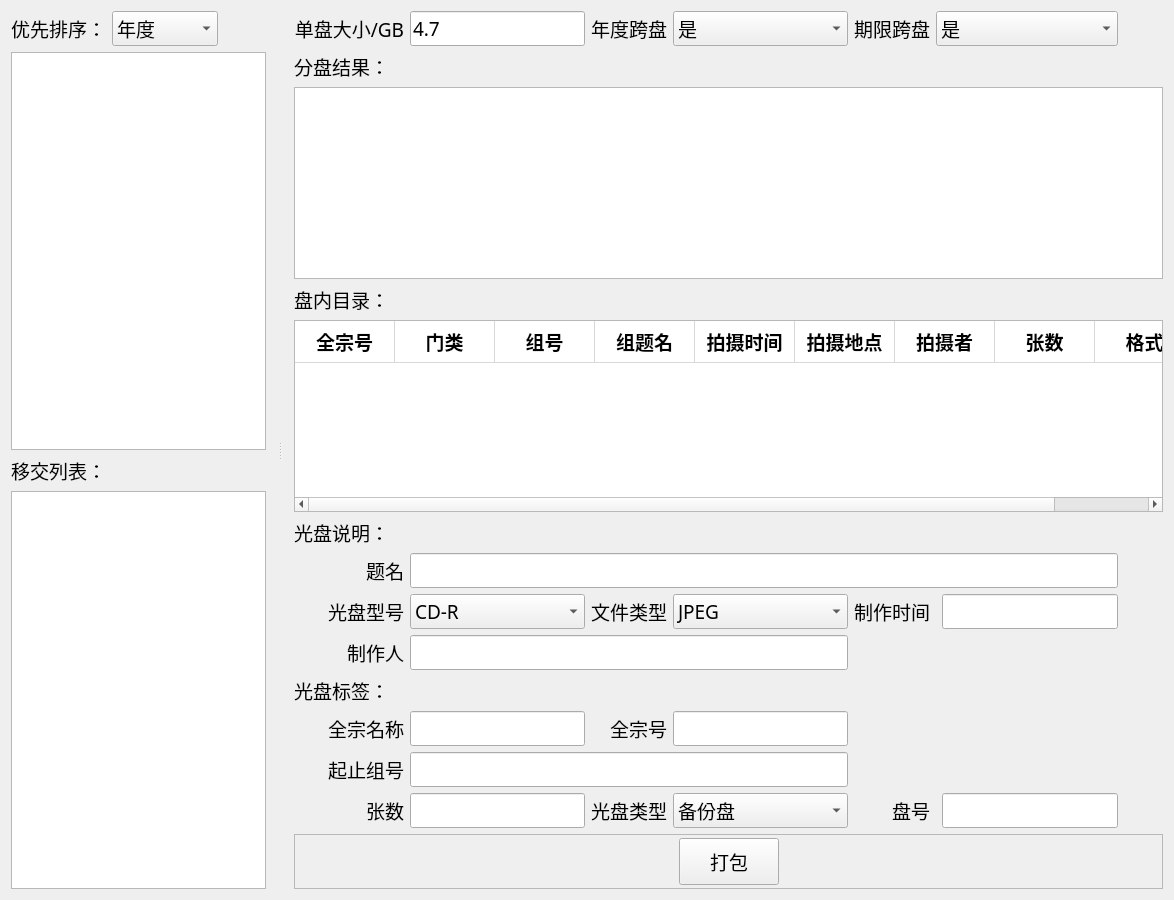
      <widget class="QWidget" name="arch_transfer_tab">
       <property name="font">
        <font>
         <family>新宋体</family>
         <pointsize>14</pointsize>
        </font>
       </property>
       <attribute name="icon">
        <iconset>
         <normaloff>icon/arch_transfer.png</normaloff>icon/arch_transfer.png</iconset>
       </attribute>
       <attribute name="title">
        <string>档案移交</string>
       </attribute>
       <layout class="QGridLayout" name="gridLayout_23">
        <item row="0" column="0">
         <widget class="QSplitter" name="splitter_5">
          <property name="orientation">
           <enum>Qt::Horizontal</enum>
          </property>
          <widget class="QWidget" name="widget_9" native="true">
           <property name="maximumSize">
            <size>
             <width>500</width>
             <height>16777215</height>
            </size>
           </property>
           <property name="font">
            <font>
             <family>新宋体</family>
             <pointsize>14</pointsize>
            </font>
           </property>
           <layout class="QGridLayout" name="gridLayout_2">
            <property name="rightMargin">
             <number>12</number>
            </property>
            <item row="0" column="0">
             <widget class="QLabel" name="label_68">
              <property name="font">
               <font>
                <family>新宋体</family>
                <pointsize>14</pointsize>
               </font>
              </property>
              <property name="text">
               <string>优先排序：</string>
              </property>
              <property name="alignment">
               <set>Qt::AlignRight|Qt::AlignTrailing|Qt::AlignVCenter</set>
              </property>
             </widget>
            </item>
            <item row="0" column="1">
             <widget class="QComboBox" name="order_combobox_transfer">
              <property name="sizePolicy">
               <sizepolicy hsizetype="Preferred" vsizetype="Fixed">
                <horstretch>0</horstretch>
                <verstretch>0</verstretch>
               </sizepolicy>
              </property>
              <property name="font">
               <font>
                <family>新宋体</family>
                <pointsize>14</pointsize>
               </font>
              </property>
              <item>
               <property name="text">
                <string>年度</string>
               </property>
              </item>
              <item>
               <property name="text">
                <string>保管期限</string>
               </property>
              </item>
             </widget>
            </item>
            <item row="0" column="2">
             <spacer name="horizontalSpacer_17">
              <property name="orientation">
               <enum>Qt::Horizontal</enum>
              </property>
              <property name="sizeHint" stdset="0">
               <size>
                <width>40</width>
                <height>20</height>
               </size>
              </property>
             </spacer>
            </item>
            <item row="1" column="0" colspan="3">
             <widget class="QTreeView" name="arch_tree_view_transfer">
              <property name="toolTip">
               <string>&lt;html&gt;&lt;head/&gt;&lt;body&gt;&lt;p&gt;&lt;span style=&quot; font-size:10pt;&quot;&gt;双击选择档案&lt;/span&gt;&lt;/p&gt;&lt;/body&gt;&lt;/html&gt;</string>
              </property>
              <property name="editTriggers">
               <set>QAbstractItemView::NoEditTriggers</set>
              </property>
             </widget>
            </item>
            <item row="2" column="0" colspan="2">
             <widget class="QLabel" name="label_70">
              <property name="font">
               <font>
                <family>新宋体</family>
                <pointsize>14</pointsize>
               </font>
              </property>
              <property name="text">
               <string>移交列表：</string>
              </property>
             </widget>
            </item>
            <item row="3" column="0" colspan="3">
             <widget class="QListWidget" name="selected_arch_list_widget">
              <property name="sizePolicy">
               <sizepolicy hsizetype="Expanding" vsizetype="Expanding">
                <horstretch>0</horstretch>
                <verstretch>0</verstretch>
               </sizepolicy>
              </property>
              <property name="font">
               <font>
                <family>新宋体</family>
                <pointsize>14</pointsize>
               </font>
              </property>
              <property name="toolTip">
               <string>&lt;html&gt;&lt;head/&gt;&lt;body&gt;&lt;p&gt;&lt;span style=&quot; font-size:10pt;&quot;&gt;双击移除档案&lt;/span&gt;&lt;/p&gt;&lt;/body&gt;&lt;/html&gt;</string>
              </property>
              <property name="editTriggers">
               <set>QAbstractItemView::NoEditTriggers</set>
              </property>
              <property name="dragEnabled">
               <bool>false</bool>
              </property>
             </widget>
            </item>
           </layout>
          </widget>
          <widget class="QWidget" name="widget_10" native="true">
           <property name="minimumSize">
            <size>
             <width>0</width>
             <height>0</height>
            </size>
           </property>
           <property name="font">
            <font>
             <family>新宋体</family>
             <pointsize>14</pointsize>
            </font>
           </property>
           <layout class="QGridLayout" name="gridLayout_25">
            <property name="leftMargin">
             <number>12</number>
            </property>
            <item row="6" column="0">
             <widget class="QLabel" name="label_86">
              <property name="font">
               <font>
                <family>新宋体</family>
                <pointsize>14</pointsize>
               </font>
              </property>
              <property name="text">
               <string>题名</string>
              </property>
              <property name="alignment">
               <set>Qt::AlignRight|Qt::AlignTrailing|Qt::AlignVCenter</set>
              </property>
             </widget>
            </item>
            <item row="1" column="0">
             <widget class="QLabel" name="label_77">
              <property name="font">
               <font>
                <family>新宋体</family>
                <pointsize>14</pointsize>
               </font>
              </property>
              <property name="text">
               <string>分盘结果：</string>
              </property>
              <property name="alignment">
               <set>Qt::AlignLeading|Qt::AlignLeft|Qt::AlignVCenter</set>
              </property>
             </widget>
            </item>
            <item row="7" column="0">
             <widget class="QLabel" name="label_82">
              <property name="font">
               <font>
                <family>新宋体</family>
                <pointsize>14</pointsize>
               </font>
              </property>
              <property name="text">
               <string>光盘型号</string>
              </property>
              <property name="alignment">
               <set>Qt::AlignRight|Qt::AlignTrailing|Qt::AlignVCenter</set>
              </property>
             </widget>
            </item>
            <item row="11" column="0">
             <widget class="QLabel" name="label_87">
              <property name="font">
               <font>
                <family>新宋体</family>
                <pointsize>14</pointsize>
               </font>
              </property>
              <property name="text">
               <string>全宗名称</string>
              </property>
              <property name="alignment">
               <set>Qt::AlignRight|Qt::AlignTrailing|Qt::AlignVCenter</set>
              </property>
             </widget>
            </item>
            <item row="0" column="2">
             <widget class="QLabel" name="label_73">
              <property name="font">
               <font>
                <family>新宋体</family>
                <pointsize>14</pointsize>
               </font>
              </property>
              <property name="text">
               <string>年度跨盘</string>
              </property>
              <property name="alignment">
               <set>Qt::AlignRight|Qt::AlignTrailing|Qt::AlignVCenter</set>
              </property>
             </widget>
            </item>
            <item row="0" column="3">
             <widget class="QComboBox" name="across_year_combo_box">
              <property name="font">
               <font>
                <family>新宋体</family>
                <pointsize>14</pointsize>
               </font>
              </property>
              <item>
               <property name="text">
                <string>是</string>
               </property>
              </item>
              <item>
               <property name="text">
                <string>否</string>
               </property>
              </item>
             </widget>
            </item>
            <item row="12" column="0">
             <widget class="QLabel" name="label_89">
              <property name="font">
               <font>
                <family>新宋体</family>
                <pointsize>14</pointsize>
               </font>
              </property>
              <property name="text">
               <string>起止组号</string>
              </property>
              <property name="alignment">
               <set>Qt::AlignRight|Qt::AlignTrailing|Qt::AlignVCenter</set>
              </property>
             </widget>
            </item>
            <item row="13" column="4">
             <widget class="QLabel" name="label_90">
              <property name="font">
               <font>
                <family>新宋体</family>
                <pointsize>14</pointsize>
               </font>
              </property>
              <property name="text">
               <string>盘号</string>
              </property>
              <property name="alignment">
               <set>Qt::AlignRight|Qt::AlignTrailing|Qt::AlignVCenter</set>
              </property>
             </widget>
            </item>
            <item row="0" column="5" colspan="2">
             <widget class="QComboBox" name="across_period_combo_box">
              <property name="font">
               <font>
                <family>新宋体</family>
                <pointsize>14</pointsize>
               </font>
              </property>
              <item>
               <property name="text">
                <string>是</string>
               </property>
              </item>
              <item>
               <property name="text">
                <string>否</string>
               </property>
              </item>
             </widget>
            </item>
            <item row="0" column="7">
             <spacer name="horizontalSpacer_18">
              <property name="orientation">
               <enum>Qt::Horizontal</enum>
              </property>
              <property name="sizeHint" stdset="0">
               <size>
                <width>40</width>
                <height>20</height>
               </size>
              </property>
             </spacer>
            </item>
            <item row="11" column="2">
             <widget class="QLabel" name="label_88">
              <property name="font">
               <font>
                <family>新宋体</family>
                <pointsize>14</pointsize>
               </font>
              </property>
              <property name="text">
               <string>全宗号</string>
              </property>
              <property name="alignment">
               <set>Qt::AlignRight|Qt::AlignTrailing|Qt::AlignVCenter</set>
              </property>
             </widget>
            </item>
            <item row="19" column="0" colspan="8">
             <widget class="QFrame" name="frame_10">
              <property name="sizePolicy">
               <sizepolicy hsizetype="Preferred" vsizetype="Preferred">
                <horstretch>0</horstretch>
                <verstretch>0</verstretch>
               </sizepolicy>
              </property>
              <property name="minimumSize">
               <size>
                <width>0</width>
                <height>50</height>
               </size>
              </property>
              <property name="frameShape">
               <enum>QFrame::StyledPanel</enum>
              </property>
              <property name="frameShadow">
               <enum>QFrame::Raised</enum>
              </property>
              <layout class="QGridLayout" name="gridLayout_27">
               <property name="topMargin">
                <number>3</number>
               </property>
               <property name="bottomMargin">
                <number>3</number>
               </property>
               <item row="0" column="0">
                <spacer name="horizontalSpacer_19">
                 <property name="orientation">
                  <enum>Qt::Horizontal</enum>
                 </property>
                 <property name="sizeHint" stdset="0">
                  <size>
                   <width>307</width>
                   <height>20</height>
                  </size>
                 </property>
                </spacer>
               </item>
               <item row="0" column="1">
                <widget class="QPushButton" name="packeage_btn">
                 <property name="sizePolicy">
                  <sizepolicy hsizetype="Preferred" vsizetype="Preferred">
                   <horstretch>0</horstretch>
                   <verstretch>0</verstretch>
                  </sizepolicy>
                 </property>
                 <property name="minimumSize">
                  <size>
                   <width>0</width>
                   <height>42</height>
                  </size>
                 </property>
                 <property name="font">
                  <font>
                   <family>新宋体</family>
                   <pointsize>14</pointsize>
                  </font>
                 </property>
                 <property name="styleSheet">
                  <string notr="true">padding-left: 30px; 
padding-right: 30px;
padding-top: 8px; 
padding-bottom: 8px;</string>
                 </property>
                 <property name="text">
                  <string>打包</string>
                 </property>
                 <property name="icon">
                  <iconset>
                   <normaloff>icon/package.png</normaloff>icon/package.png</iconset>
                 </property>
                 <property name="iconSize">
                  <size>
                   <width>24</width>
                   <height>24</height>
                  </size>
                 </property>
                </widget>
               </item>
               <item row="0" column="2">
                <spacer name="horizontalSpacer_20">
                 <property name="orientation">
                  <enum>Qt::Horizontal</enum>
                 </property>
                 <property name="sizeHint" stdset="0">
                  <size>
                   <width>307</width>
                   <height>20</height>
                  </size>
                 </property>
                </spacer>
               </item>
              </layout>
             </widget>
            </item>
            <item row="0" column="1">
             <widget class="QLineEdit" name="cd_size_line_edit">
              <property name="sizePolicy">
               <sizepolicy hsizetype="Preferred" vsizetype="Fixed">
                <horstretch>0</horstretch>
                <verstretch>0</verstretch>
               </sizepolicy>
              </property>
              <property name="font">
               <font>
                <family>新宋体</family>
                <pointsize>14</pointsize>
               </font>
              </property>
              <property name="text">
               <string>4.7</string>
              </property>
             </widget>
            </item>
            <item row="7" column="6">
             <widget class="QLineEdit" name="operation_date_in_transfer">
              <property name="font">
               <font>
                <family>新宋体</family>
                <pointsize>14</pointsize>
               </font>
              </property>
             </widget>
            </item>
            <item row="12" column="1" colspan="3">
             <widget class="QLineEdit" name="group_codes_in_transfer">
              <property name="font">
               <font>
                <family>新宋体</family>
                <pointsize>14</pointsize>
               </font>
              </property>
             </widget>
            </item>
            <item row="4" column="0" colspan="8">
             <widget class="QTableWidget" name="cd_catalog_table_widget">
              <property name="sizePolicy">
               <sizepolicy hsizetype="Expanding" vsizetype="Expanding">
                <horstretch>0</horstretch>
                <verstretch>0</verstretch>
               </sizepolicy>
              </property>
              <property name="font">
               <font>
                <family>新宋体</family>
                <pointsize>14</pointsize>
               </font>
              </property>
              <property name="styleSheet">
               <string notr="true">   QHeaderView::section{
            border-top:0px solid #D8D8D8;
            border-left:0px solid #D8D8D8;
            border-right:1px solid #D8D8D8;
            border-bottom: 1px solid #D8D8D8;
            background-color:white;
            padding:4px;
        }
        QTableCornerButton::section{
            border-top:0px solid #D8D8D8;
            border-left:0px solid #D8D8D8;
            border-right:1px solid #D8D8D8;
            border-bottom: 1px solid #D8D8D8;
            background-color:white;
        }</string>
              </property>
              <property name="editTriggers">
               <set>QAbstractItemView::NoEditTriggers</set>
              </property>
              <property name="selectionBehavior">
               <enum>QAbstractItemView::SelectRows</enum>
              </property>
              <attribute name="horizontalHeaderCascadingSectionResizes">
               <bool>false</bool>
              </attribute>
              <attribute name="horizontalHeaderStretchLastSection">
               <bool>false</bool>
              </attribute>
              <attribute name="verticalHeaderVisible">
               <bool>false</bool>
              </attribute>
              <attribute name="verticalHeaderStretchLastSection">
               <bool>false</bool>
              </attribute>
              <column>
               <property name="text">
                <string>全宗号</string>
               </property>
               <property name="font">
                <font>
                 <family>新宋体</family>
                 <pointsize>14</pointsize>
                 <weight>75</weight>
                 <bold>true</bold>
                </font>
               </property>
              </column>
              <column>
               <property name="text">
                <string>门类</string>
               </property>
               <property name="font">
                <font>
                 <family>新宋体</family>
                 <pointsize>14</pointsize>
                 <weight>75</weight>
                 <bold>true</bold>
                </font>
               </property>
              </column>
              <column>
               <property name="text">
                <string>组号</string>
               </property>
               <property name="font">
                <font>
                 <family>新宋体</family>
                 <pointsize>14</pointsize>
                 <weight>75</weight>
                 <bold>true</bold>
                </font>
               </property>
              </column>
              <column>
               <property name="text">
                <string>组题名</string>
               </property>
               <property name="font">
                <font>
                 <family>新宋体</family>
                 <pointsize>14</pointsize>
                 <weight>75</weight>
                 <bold>true</bold>
                </font>
               </property>
              </column>
              <column>
               <property name="text">
                <string>拍摄时间</string>
               </property>
               <property name="font">
                <font>
                 <family>新宋体</family>
                 <pointsize>14</pointsize>
                 <weight>75</weight>
                 <bold>true</bold>
                </font>
               </property>
              </column>
              <column>
               <property name="text">
                <string>拍摄地点</string>
               </property>
               <property name="font">
                <font>
                 <family>新宋体</family>
                 <pointsize>14</pointsize>
                 <weight>75</weight>
                 <bold>true</bold>
                </font>
               </property>
              </column>
              <column>
               <property name="text">
                <string>拍摄者</string>
               </property>
               <property name="font">
                <font>
                 <family>新宋体</family>
                 <pointsize>14</pointsize>
                 <weight>75</weight>
                 <bold>true</bold>
                </font>
               </property>
              </column>
              <column>
               <property name="text">
                <string>张数</string>
               </property>
               <property name="font">
                <font>
                 <family>新宋体</family>
                 <pointsize>14</pointsize>
                 <weight>75</weight>
                 <bold>true</bold>
                </font>
               </property>
              </column>
              <column>
               <property name="text">
                <string>格式</string>
               </property>
               <property name="font">
                <font>
                 <family>新宋体</family>
                 <pointsize>14</pointsize>
                 <weight>75</weight>
                 <bold>true</bold>
                </font>
               </property>
              </column>
             </widget>
            </item>
            <item row="13" column="6">
             <widget class="QLineEdit" name="cd_num_in_transfer">
              <property name="font">
               <font>
                <family>新宋体</family>
                <pointsize>14</pointsize>
               </font>
              </property>
             </widget>
            </item>
            <item row="7" column="4">
             <widget class="QLabel" name="label_83">
              <property name="font">
               <font>
                <family>新宋体</family>
                <pointsize>14</pointsize>
               </font>
              </property>
              <property name="text">
               <string>制作时间</string>
              </property>
              <property name="alignment">
               <set>Qt::AlignRight|Qt::AlignTrailing|Qt::AlignVCenter</set>
              </property>
             </widget>
            </item>
            <item row="0" column="4">
             <widget class="QLabel" name="label_74">
              <property name="font">
               <font>
                <family>新宋体</family>
                <pointsize>14</pointsize>
               </font>
              </property>
              <property name="text">
               <string>期限跨盘</string>
              </property>
              <property name="alignment">
               <set>Qt::AlignRight|Qt::AlignTrailing|Qt::AlignVCenter</set>
              </property>
             </widget>
            </item>
            <item row="7" column="2">
             <widget class="QLabel" name="label_84">
              <property name="font">
               <font>
                <family>新宋体</family>
                <pointsize>14</pointsize>
               </font>
              </property>
              <property name="text">
               <string>文件类型</string>
              </property>
              <property name="alignment">
               <set>Qt::AlignRight|Qt::AlignTrailing|Qt::AlignVCenter</set>
              </property>
             </widget>
            </item>
            <item row="11" column="3">
             <widget class="QLineEdit" name="fonds_code_in_transfer">
              <property name="font">
               <font>
                <family>新宋体</family>
                <pointsize>14</pointsize>
               </font>
              </property>
              <property name="readOnly">
               <bool>true</bool>
              </property>
             </widget>
            </item>
            <item row="0" column="0">
             <widget class="QLabel" name="label_72">
              <property name="font">
               <font>
                <family>新宋体</family>
                <pointsize>14</pointsize>
               </font>
              </property>
              <property name="text">
               <string>单盘大小/GB</string>
              </property>
              <property name="alignment">
               <set>Qt::AlignRight|Qt::AlignTrailing|Qt::AlignVCenter</set>
              </property>
             </widget>
            </item>
            <item row="8" column="0">
             <widget class="QLabel" name="label_85">
              <property name="font">
               <font>
                <family>新宋体</family>
                <pointsize>14</pointsize>
               </font>
              </property>
              <property name="text">
               <string>制作人</string>
              </property>
              <property name="alignment">
               <set>Qt::AlignRight|Qt::AlignTrailing|Qt::AlignVCenter</set>
              </property>
             </widget>
            </item>
            <item row="11" column="1">
             <widget class="QLineEdit" name="fonds_name_in_transfer">
              <property name="font">
               <font>
                <family>新宋体</family>
                <pointsize>14</pointsize>
               </font>
              </property>
              <property name="readOnly">
               <bool>true</bool>
              </property>
             </widget>
            </item>
            <item row="2" column="0" colspan="8">
             <widget class="QListWidget" name="partition_list_widget">
              <property name="sizePolicy">
               <sizepolicy hsizetype="Expanding" vsizetype="Expanding">
                <horstretch>0</horstretch>
                <verstretch>0</verstretch>
               </sizepolicy>
              </property>
              <property name="minimumSize">
               <size>
                <width>1</width>
                <height>1</height>
               </size>
              </property>
              <property name="font">
               <font>
                <family>新宋体</family>
                <pointsize>14</pointsize>
               </font>
              </property>
              <property name="toolTip">
               <string>&lt;html&gt;&lt;head/&gt;&lt;body&gt;&lt;p&gt;点击查看对应盘信息&lt;/p&gt;&lt;/body&gt;&lt;/html&gt;</string>
              </property>
              <property name="editTriggers">
               <set>QAbstractItemView::NoEditTriggers</set>
              </property>
             </widget>
            </item>
            <item row="5" column="0">
             <widget class="QLabel" name="label_79">
              <property name="font">
               <font>
                <family>新宋体</family>
                <pointsize>14</pointsize>
               </font>
              </property>
              <property name="text">
               <string>光盘说明：</string>
              </property>
             </widget>
            </item>
            <item row="6" column="1" colspan="6">
             <widget class="QLineEdit" name="title_in_transfer">
              <property name="font">
               <font>
                <family>新宋体</family>
                <pointsize>14</pointsize>
               </font>
              </property>
             </widget>
            </item>
            <item row="10" column="0">
             <widget class="QLabel" name="label_78">
              <property name="font">
               <font>
                <family>新宋体</family>
                <pointsize>14</pointsize>
               </font>
              </property>
              <property name="text">
               <string>光盘标签：</string>
              </property>
             </widget>
            </item>
            <item row="3" column="0">
             <widget class="QLabel" name="label_71">
              <property name="font">
               <font>
                <family>新宋体</family>
                <pointsize>14</pointsize>
               </font>
              </property>
              <property name="text">
               <string>盘内目录：</string>
              </property>
             </widget>
            </item>
            <item row="13" column="0">
             <widget class="QLabel" name="label_91">
              <property name="font">
               <font>
                <family>新宋体</family>
                <pointsize>14</pointsize>
               </font>
              </property>
              <property name="text">
               <string>张数</string>
              </property>
              <property name="alignment">
               <set>Qt::AlignRight|Qt::AlignTrailing|Qt::AlignVCenter</set>
              </property>
             </widget>
            </item>
            <item row="13" column="1">
             <widget class="QLineEdit" name="photo_num_in_transfer">
              <property name="font">
               <font>
                <family>新宋体</family>
                <pointsize>14</pointsize>
               </font>
              </property>
             </widget>
            </item>
            <item row="13" column="2">
             <widget class="QLabel" name="label_81">
              <property name="font">
               <font>
                <family>新宋体</family>
                <pointsize>14</pointsize>
               </font>
              </property>
              <property name="text">
               <string>光盘类型</string>
              </property>
              <property name="alignment">
               <set>Qt::AlignRight|Qt::AlignTrailing|Qt::AlignVCenter</set>
              </property>
             </widget>
            </item>
            <item row="7" column="1">
             <widget class="QComboBox" name="cd_model_in_transfer">
              <property name="font">
               <font>
                <family>新宋体</family>
                <pointsize>14</pointsize>
               </font>
              </property>
              <item>
               <property name="text">
                <string>CD-R</string>
               </property>
              </item>
              <item>
               <property name="text">
                <string>DVD</string>
               </property>
              </item>
             </widget>
            </item>
            <item row="7" column="3">
             <widget class="QComboBox" name="file_type_in_transfer">
              <property name="font">
               <font>
                <family>新宋体</family>
                <pointsize>14</pointsize>
               </font>
              </property>
              <item>
               <property name="text">
                <string>JPEG</string>
               </property>
              </item>
              <item>
               <property name="text">
                <string>TIFF</string>
               </property>
              </item>
              <item>
               <property name="text">
                <string>RAW</string>
               </property>
              </item>
              <item>
               <property name="text">
                <string>DNG</string>
               </property>
              </item>
             </widget>
            </item>
            <item row="13" column="3">
             <widget class="QComboBox" name="cd_type_in_transfer">
              <property name="font">
               <font>
                <family>新宋体</family>
                <pointsize>14</pointsize>
               </font>
              </property>
              <item>
               <property name="text">
                <string>备份盘</string>
               </property>
              </item>
             </widget>
            </item>
            <item row="8" column="1" colspan="3">
             <widget class="QLineEdit" name="operator_in_transfer">
              <property name="font">
               <font>
                <family>新宋体</family>
                <pointsize>14</pointsize>
               </font>
              </property>
             </widget>
            </item>
           </layout>
          </widget>
         </widget>
        </item>
       </layout>
      </widget>
